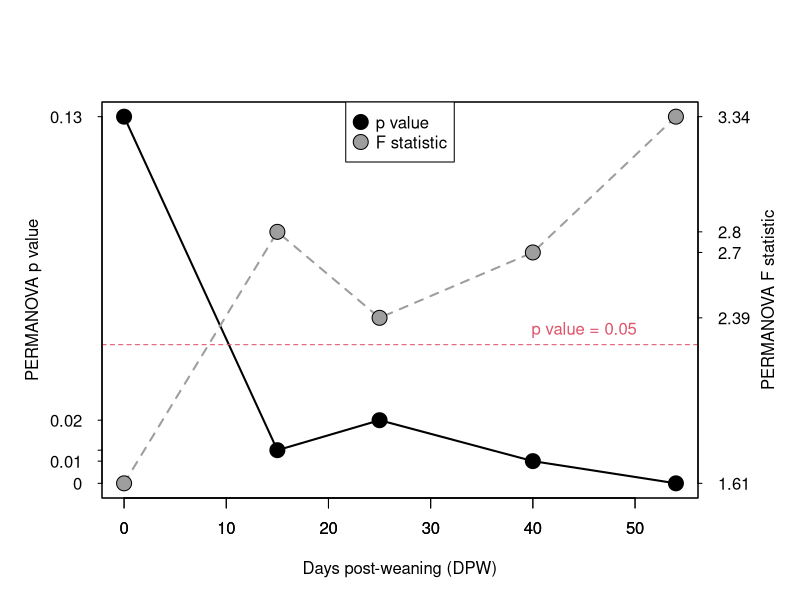

R code for this plot:

library(vegan)

map <- read.csv("data/ASD_map.csv",
                header=TRUE,
                row.names=1)

map$sample.id <- paste0(map$mouse,
                        ".",
                        substr(map$genotype, 1, 1),
                        ".",
                        map$time)

otu <- read.csv("data/FD_OTU_mice21.csv",
                row.names = 1,
                header = T)


otu <- otu[match(map$sample.id, row.names(otu)),]


map$cage <- paste0(map$genotype, ".", map$sex)

map$invsimp <- diversity(otu, "invsimp")
m.dist <- vegdist(otu)
map$discription <- paste("day", map$time, map$genotype)

map$color[map$genotype == "mutant"] <-  "#D55E00"
map$color[map$genotype != "mutant"] <-  "#F0E442"

mice <- unique(map$mouse)

map$bc.from.start <- NA
map$intial.invsimpt <- NA


for(i in 1 : length(mice)){

  otu.pick <- otu[map$mouse == mice[i],]
  map.pick <- map[map$mouse == mice[i],]

  res <- as.matrix(vegdist(otu.pick))[ 1 , ]

  aa <- map.pick$invsimp[map.pick$time == 0]
  if(length(aa)== 1){

    for(j in 1 : length( res)){
      # add distance tp map one at a time
      map$bc.from.start[row.names(map) == names(res)[j]] <-  res [j]

    }

    map$intial.invsimp[map$mouse == mice[i]] <-
      map.pick$invsimp[map.pick$time == 0]
  }
}







asd.summary <- matrix(nrow = 5, ncol = 15)
colnames(asd.summary) <- c("PERMANOVA p val", "F stat", "PERMANOVA DF",
                           "bc mu to WT", "bc mu",
                           "bc WT", "mean bc",
                           "mu.centroid", "control.centroid", "bc.centroids",
                           "wilk.mu", "wilk.control",
                           "t test p val", "t stat", "t DF")
rownames(asd.summary) <- unique(map$time)
asd.summary <-  as.data.frame(asd.summary)

time.line <- sort(unique(map$time))
dist.list <- list()
bb <- list()

for(i in 1 : 5){
  # summarize each timepoint
  now <- time.line[i]

  otu.pick <- otu[map$time == now , ]
  map.pick <- map[map$time == now , ]

  assign(paste0("otu.", now), otu.pick)
  assign(paste0("map.", now), map.pick)

  # PERMANOVA
  res <- adonis2(otu.pick ~ map.pick$genotype, permutations = 9999)
  asd.summary $`PERMANOVA p val`[i] <- res$`Pr(>F)`[1]
  asd.summary $`F stat`[i] <- res$F[1]
  asd.summary $`PERMANOVA DF`[i] <- res$Df[3]

  # explore distance matrix
  pick.dist <- as.matrix(vegdist(otu.pick))
  between.dist <- pick.dist[map.pick$genotype == "control",
                            map.pick$genotype ==  "mutant"]

  mu.dist <- as.dist(pick.dist[map.pick$genotype == "mutant",
                               map.pick$genotype ==  "mutant"])

  con.dist <- as.dist(pick.dist[map.pick$genotype == "control",
                                map.pick$genotype ==  "control"])


  asd.summary$`bc mu to WT`[i] <- mean(between.dist)
  asd.summary$`bc mu`[i] <- mean(mu.dist)
  asd.summary$`bc WT`[i] <- mean(con.dist)
  asd.summary$bc[i] <- mean(pick.dist)# overall BC

  # evaluate beta dispersion
  beta.res <- betadisper(vegdist(otu.pick), map.pick$genotype, type = "centroid")

  if(all(names(beta.res$distances) == row.names(map.pick))){
    map$bc.centroid[row.names(map) %in% names(beta.res$distances)] <- beta.res$distances
  }

  asd.summary$mu.centroid[i] <- mean(beta.res$distances[beta.res$group == "mutant"])
  asd.summary$control.centroid[i] <- mean(beta.res$distances[beta.res$group == "control"])
  asd.summary$bc.centroids[i] <- dist(beta.res$centroids)


  # perform T test; is their a difference in how deterministic/selective
  # the are the mice are of their microbiomes.

  # qqnorm(con.dist)# all looked normal
  # qqnorm(mu.dist)

  asd.summary$wilk.mu[i] <- shapiro.test(mu.dist)$p.value# used to reject NULL hypothesis of normality
  asd.summary$wilk.control[i] <- shapiro.test(con.dist)$p.value



  t.res <- t.test(as.vector(mu.dist),  as.vector(con.dist))

  asd.summary$`t test p val`[i] <- t.res$p.value
  asd.summary$`t stat`[i] <- t.res$statistic
  asd.summary$`t DF`[i] <- t.res$parameter

  w.res <- wilcox.test(as.vector(mu.dist),  as.vector(con.dist))
  asd.summary$`w test p val`[i] <- w.res$p.value

  # Save lists of distance values for box/violin plots

  aa  <- list(as.vector(mu.dist),
              as.vector(con.dist),
              as.vector(between.dist))

  names(aa) <- paste("day", now,
                     c("mutant", "control", "between"))

  bb <-  c(bb, aa)

  dist.list[[i]] <-  list(as.vector(between.dist),
                          as.vector(mu.dist),
                          as.vector(con.dist))
  names(  dist.list[[i]]) <- c("between", "mutant", "control")

  ##### ALPHA DIVERSITY

  alpha.t <- t.test(map.pick$invsimp ~ map.pick$genotype)
  asd.summary$alpha.t.pval[i] <- alpha.t$p.value
}

for(i in 1 : 5){
  # add bc to centroid to maps of each time point
  now <- time.line[i]

  otu.pick <- otu[map$time == now , ]
  map.pick <- map[map$time == now , ]

  assign(paste0("otu.", now), otu.pick)
  assign(paste0("map.", now), map.pick)
}

{

  par(mfrow=c(1, 1))
  par(mar=c(5.1, 5.1, 5.1, 5.1))

  p <- asd.summary$`PERMANOVA p val`

  plot(asd.summary$`PERMANOVA p val` ~ time.line, col = 1, lwd = 2,
       xlab = "Days post-weaning (DPW)",
       ylab = "", type = "l",   yaxt='n')

  points(p ~ time.line,
         pch = 21,
         bg = 1,
         cex = 2)

  abline (h = 0.05, lty = 2, col = 2)

  axis(2, at= p ,labels=round(p ,digits=2),
       col.axis=1, las=2, cex.axis=1, tck=-.01,
       col = 1)

  mtext("PERMANOVA p value", side=2, line=3, cex.lab=1,
        las=3, col=1)
  text(45, .055, "p value = 0.05", col = 2)

  par(new=TRUE)

  f <- asd.summary$`F stat`
  plot(asd.summary$`F stat` ~ time.line, type = "l",  xlab = "",
       ylab = "",  yaxt='n', col = 8, lwd = 2, lty = 2)

  points(asd.summary$`F stat` ~ time.line,
         pch = 21, bg = 8, cex = 2)

  axis(4, at=f,labels=round(f,digits=2),
       col.axis=1, las=2, cex.axis=1, tck=-.01, col = 1)
  mtext("PERMANOVA F statistic", side=4, line=3, cex.lab=1,
        las=3,  col = 1)

  legend("top",
         pch = 21,
         pt.cex = 2,
         pt.bg = c(1, 8),
         legend = c("p value", "F statistic"))
}


source_data_3b <- cbind(time.line,
                        asd.summary$`PERMANOVA p val`,
                        asd.summary$`F stat`)

colnames(source_data_3b) <- c("DPW", "PERMANOVA p val", "PERMANOVA F stat")

source_data_3b <- cbind("", "", source_data_3b)

source_data_3b[1,1] <- "Figure 3b"

write.csv(source_data_3b,"source_data_3b.csv", row.names = F)



